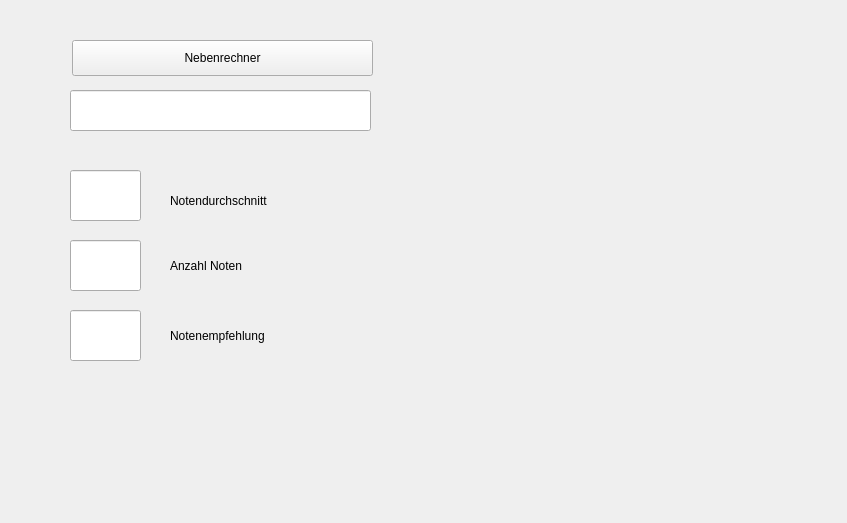
<?xml version="1.0" encoding="UTF-8"?>
<ui version="4.0">
 <class>Form</class>
 <widget class="QWidget" name="Form">
  <property name="geometry">
   <rect>
    <x>0</x>
    <y>0</y>
    <width>847</width>
    <height>523</height>
   </rect>
  </property>
  <property name="windowTitle">
   <string>Form</string>
  </property>
  <widget class="QLineEdit" name="gradesAVG">
   <property name="geometry">
    <rect>
     <x>70</x>
     <y>170</y>
     <width>71</width>
     <height>51</height>
    </rect>
   </property>
  </widget>
  <widget class="QLineEdit" name="inputString">
   <property name="geometry">
    <rect>
     <x>70</x>
     <y>90</y>
     <width>301</width>
     <height>41</height>
    </rect>
   </property>
  </widget>
  <widget class="QWidget" name="InputModul" native="true">
   <property name="geometry">
    <rect>
     <x>400</x>
     <y>50</y>
     <width>421</width>
     <height>421</height>
    </rect>
   </property>
  </widget>
  <widget class="QLineEdit" name="gradesCOUNT">
   <property name="geometry">
    <rect>
     <x>70</x>
     <y>240</y>
     <width>71</width>
     <height>51</height>
    </rect>
   </property>
  </widget>
  <widget class="QLineEdit" name="gradesRecommodation">
   <property name="geometry">
    <rect>
     <x>70</x>
     <y>310</y>
     <width>71</width>
     <height>51</height>
    </rect>
   </property>
  </widget>
  <widget class="QLabel" name="Notendurchschnitt">
   <property name="geometry">
    <rect>
     <x>170</x>
     <y>185</y>
     <width>211</width>
     <height>31</height>
    </rect>
   </property>
   <property name="text">
    <string>Notendurchschnitt</string>
   </property>
  </widget>
  <widget class="QLabel" name="Notendurchschnitt_2">
   <property name="geometry">
    <rect>
     <x>170</x>
     <y>250</y>
     <width>211</width>
     <height>31</height>
    </rect>
   </property>
   <property name="text">
    <string>Anzahl Noten</string>
   </property>
  </widget>
  <widget class="QLabel" name="Notendurchschnitt_3">
   <property name="geometry">
    <rect>
     <x>170</x>
     <y>320</y>
     <width>211</width>
     <height>31</height>
    </rect>
   </property>
   <property name="text">
    <string>Notenempfehlung</string>
   </property>
  </widget>
  <widget class="QPushButton" name="btn_sideCalc">
   <property name="geometry">
    <rect>
     <x>72</x>
     <y>40</y>
     <width>301</width>
     <height>36</height>
    </rect>
   </property>
   <property name="text">
    <string>Nebenrechner</string>
   </property>
  </widget>
 </widget>
 <resources/>
 <connections>
  <connection>
   <sender>btn_sideCalc</sender>
   <signal>clicked()</signal>
   <receiver>Form</receiver>
   <slot>doSideCalc()</slot>
   <hints>
    <hint type="sourcelabel">
     <x>219</x>
     <y>47</y>
    </hint>
    <hint type="destinationlabel">
     <x>229</x>
     <y>19</y>
    </hint>
   </hints>
  </connection>
 </connections>
 <slots>
  <slot>startButton()</slot>
  <slot>setValueAVG()</slot>
  <slot>calculate()</slot>
  <slot>grandesAVG()</slot>
  <slot>doSideCalc()</slot>
 </slots>
</ui>
